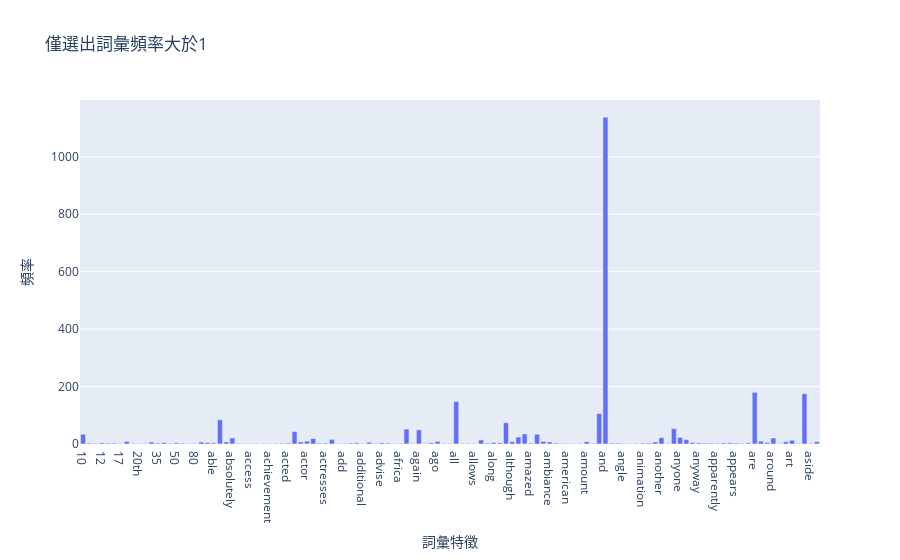

Notebook code cell kept with this figure:
### Markdown cell above
### >>> **Exercise 14 (take home):**
* 上述圖表只包含文件中的300個詞彙，並且已經對計算和視覺化產生了大量的計算壓力。作為一項練習，你能否有效地減少你想要視覺化的術語數量。

### Code cell
# 目的: 僅選出頻率大於1的詞彙來更有效的視覺化數量
# 首先將300個詞彙與相對出現次數結合成(300,2)的維度
x = np.asarray(count_vect.get_feature_names_out()[:300]).reshape((300,1))
y = term_frequencies[:300].reshape((300,1))
sum =  np.hstack((x, y))
# 僅選出出現次數大於1的詞彙
feature_names=[]
frequencies=[]
for j in range(0,sum.shape[0]):
    if sum[j,1]>1:
        feature_names.append(sum[j,0])
        frequencies.append(sum[j,1])
# 將選出的詞彙和出現次數視覺化
x = feature_names
y = frequencies
trace = go.Bar(x=x,y=y,name="詞彙出現次數")
layout = go.Layout(title="僅選出詞彙頻率大於1",xaxis={"title":"詞彙特徵"},
    yaxis={"title":"頻率"},barmode="group")

fig = go.Figure(data = [trace],layout=layout)
fig.show()

### Figure 1 — Plotly figure (JSON) as saved in the notebook; plotly's stock layout.template omitted (floating-point values rounded to 4 significant figures)
{"data": [{"name": "詞彙出現次數", "type": "bar", "x": ["10", "100", "11", "12", "13", "15", "17", "20", "2005", "20th", "25", "30", "35", "40", "45", "50", "510", "70", "80", "90", "ability", "able", "about", "above", "absolutely", "abysmal", "accept", "access", "accidentally", "accused", "achievement", "acknowledged", "act", "acted", "acting", "action", "actor", "actors", "actress", "actresses", "actually", "adaptation", "add", "added", "addition", "additional", "adorable", "advertised", "advise", "aerial", "afraid", "africa", "after", "afternoon", "again", "against", "age", "ago", "air", "alexander", "all", "allow", "allowing", "allows", "almost", "alone", "along", "already", "also", "although", "always", "am", "amazed", "amazing", "amazon", "ambiance", "ambience", "america", "american", "americans", "among", "amount", "ample", "an", "and", "angel", "angeles", "angle", "angles", "angry", "animation", "anne", "annoying", "another", "answer", "any", "anyone", "anything", "anytime", "anyway", "apart", "appalling", "apparently", "appealing", "appearance", "appears", "appetizers", "appreciate", "are", "area", "aren", "around", "array", "arrived", "art", "artist", "as", "aside", "ask"], "y": [34, 3, 2, 4, 3, 3, 2, 9, 2, 2, 2, 7, 3, 5, 2, 4, 3, 2, 2, 7, 5, 4, 84, 7, 21, 2, 2, 2, 2, 2, 2, 2, 2, 3, 43, 7, 10, 19, 3, 3, 16, 2, 2, 3, 4, 2, 6, 2, 4, 3, 2, 2, 52, 2, 49, 2, 4, 9, 2, 2, 148, 2, 2, 2, 14, 3, 5, 4, 74, 8, 24, 35, 3, 34, 9, 7, 3, 2, 2, 2, 2, 8, 2, 106, 1138, 3, 3, 2, 2, 2, 3, 3, 7, 22, 2, 53, 23, 15, 5, 4, 3, 3, 2, 4, 4, 3, 2, 4, 180, 10, 5, 21, 2, 8, 13, 2, 175, 2, 8]}], "layout": {"barmode": "group", "title": {"text": "僅選出詞彙頻率大於1"}, "xaxis": {"title": {"text": "詞彙特徵"}}, "yaxis": {"title": {"text": "頻率"}}}}
